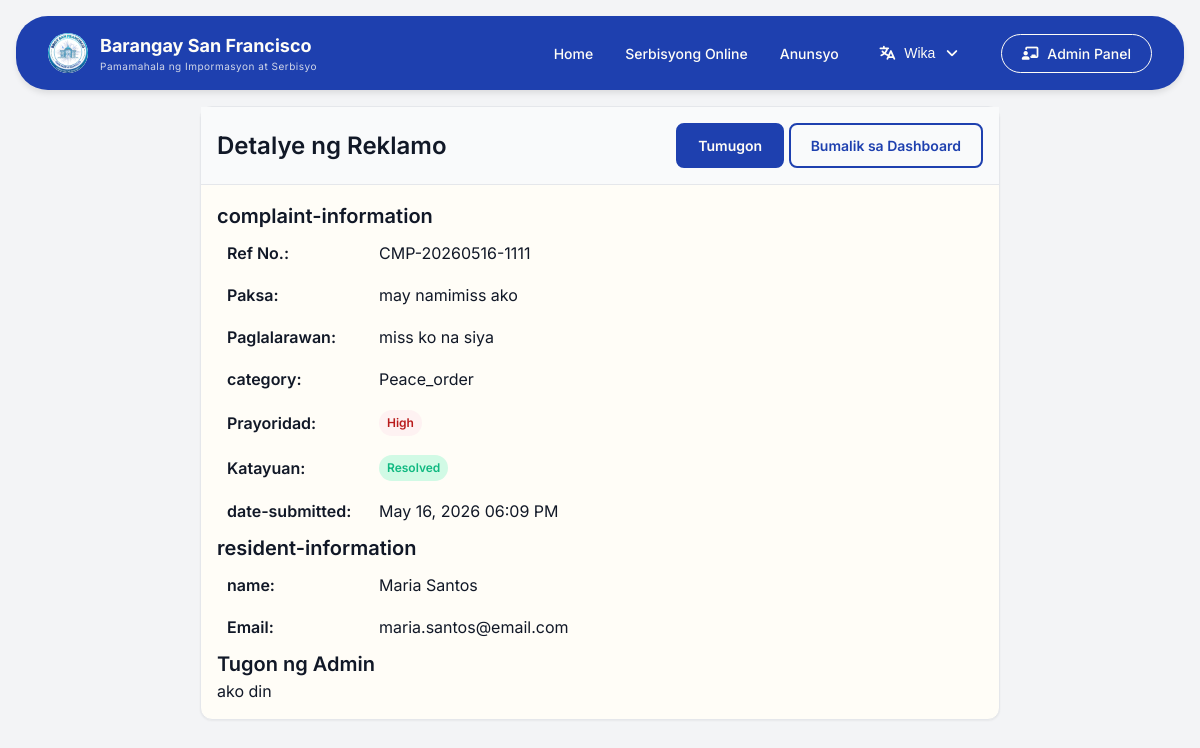
Before: /pages/admin/complaints/show.php?id=1 (signed in) with the older database file.
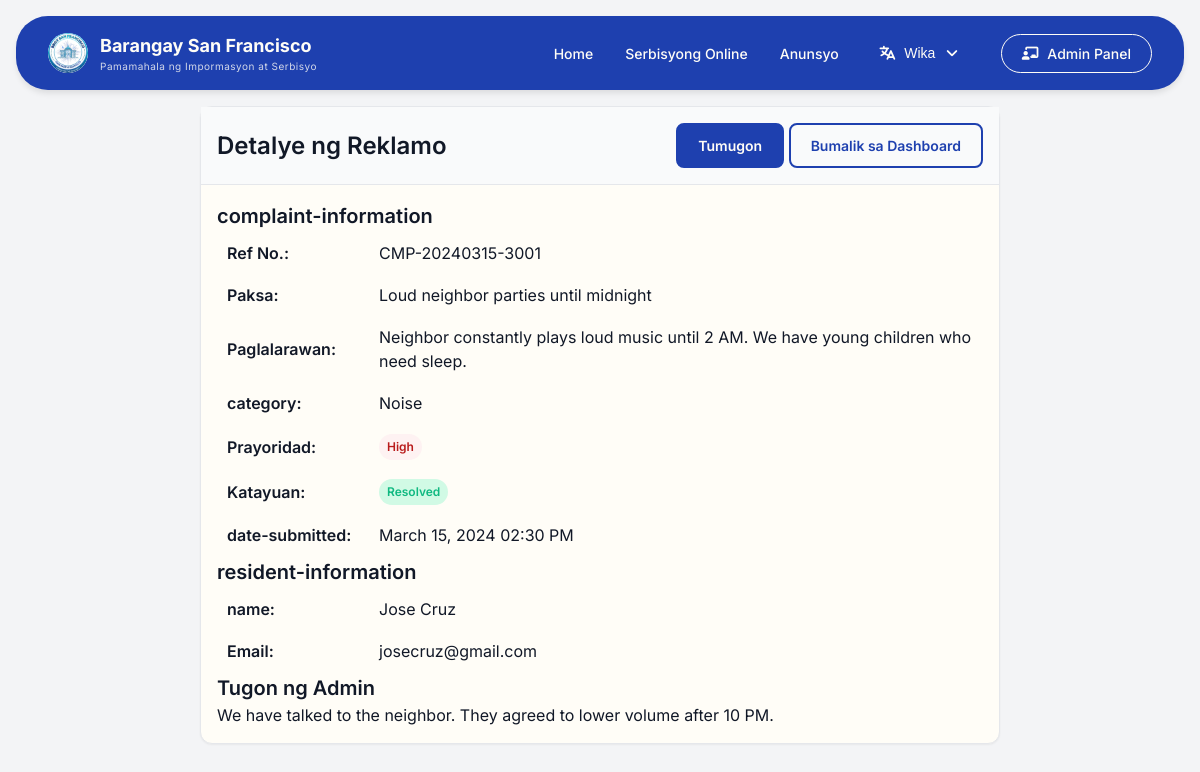
After: the same page with the newer database file.
### tables this page shows
CREATE TABLE IF NOT EXISTS `complaint` (
  `complaint_id` int NOT NULL AUTO_INCREMENT,
  `household_id` int NOT NULL,
  `ref_no` varchar(50) NOT NULL,
  `subject` varchar(200) NOT NULL,
  `description` text NOT NULL,
  `category` enum('noise','waste','peace_order','infrastructure','other') DEFAULT 'other',
  `date_submitted` timestamp NULL DEFAULT CURRENT_TIMESTAMP,
  `status` enum('pending','reviewing','resolved','dismissed') DEFAULT 'pending',
  `priority` enum('low','medium','high') DEFAULT 'medium',
  `admin_response` text,
  PRIMARY KEY (`complaint_id`),
  UNIQUE KEY `ref_no` (`ref_no`),
  KEY `household_id` (`household_id`),
  KEY `idx_complaint_status` (`status`)
);

CREATE TABLE IF NOT EXISTS `resident` (
  `resident_id` int NOT NULL AUTO_INCREMENT,
  `household_id` int NOT NULL,
  `first_name` varchar(50) NOT NULL,
  `last_name` varchar(50) NOT NULL,
  `suffix` varchar(10) DEFAULT NULL,
  `age` int DEFAULT NULL,
  `is_voter` tinyint(1) DEFAULT '0',
  `is_head` tinyint(1) DEFAULT '0',
  `relationship_to_head` varchar(50) DEFAULT NULL,
  `contact_no` varchar(15) DEFAULT NULL,
  PRIMARY KEY (`resident_id`),
  KEY `household_id` (`household_id`)
);

CREATE TABLE IF NOT EXISTS `household` (
  `household_id` int NOT NULL AUTO_INCREMENT,
  `email` varchar(100) NOT NULL,
  `password` varchar(255) NOT NULL,
  `address` text NOT NULL,
  `phase_no` varchar(10) DEFAULT NULL,
  `preferred_language` enum('english','tagalog') DEFAULT 'tagalog',
  `created_at` timestamp NULL DEFAULT CURRENT_TIMESTAMP,
  PRIMARY KEY (`household_id`),
  UNIQUE KEY `email` (`email`),
  KEY `idx_household_email` (`email`)
);

### includes/translations/translations.php (called while the page is built, shortened)
<?php
function __($key) {
    $lang = $_SESSION['lang'] ?? 'tl';
    return $translations[$lang][$key] ?? $key;
}
?>

### includes/core/auth.php (called while the page is built, shortened)
<?php
function isLoggedIn() {
    return isset($_SESSION['household_id']) || isset($_SESSION['admin_id']);
}
function isAdmin() {
    return isset($_SESSION['admin_id']);
}
?>

### pages/admin/complaints/show.php (the view, shortened to what this page needs)
<?php
require_once '../../../includes/core/init.php';
$complaint_id = $_GET['id'] ?? 0;
$sql = "SELECT c.*, h.email, r.first_name, r.last_name
        FROM complaint c
        JOIN household h ON c.household_id = h.household_id
        LEFT JOIN resident r ON h.household_id = r.household_id AND r.is_head = 1
        WHERE c.complaint_id = ?";
$stmt = $conn->prepare($sql);
$stmt->bind_param("i", $complaint_id);
$stmt->execute();
$complaint = $stmt->get_result()->fetch_assoc();
include '../../../includes/layouts/header.php';
?>
<link rel="stylesheet" href="/barangay-residence-system/assets/css/pages/dashboard.css">
<?php include '../../../includes/layouts/navbar.php'; ?>
<main class="container">
    <div class="card detail-container">
        <div class="card-header">
            <h2><?php echo __('complaint-details'); ?></h2>
            <div>
                <a href="/barangay-residence-system/pages/admin/complaints/respond.php?id=<?php echo $complaint['complaint_id']; ?>" class="btn btn-primary"><?php echo __('respond'); ?></a>
                <a href="/barangay-residence-system/pages/dashboard.php" class="btn btn-outline"><?php echo __('back-to-dashboard'); ?></a>
            </div>
        </div>
        <div class="card-body">
            <div class="detail-section">
                <h3><?php echo __('complaint-information'); ?></h3>
                <table class="detail-table">
                    <tr><th><?php echo __('reference-no'); ?>:</th><td><?php echo htmlspecialchars($complaint['ref_no']); ?></td></tr>
                    <tr><th><?php echo __('subject'); ?>:</th><td><?php echo htmlspecialchars($complaint['subject']); ?></td></tr>
                    <tr><th><?php echo __('description'); ?>:</th><td><?php echo nl2br(htmlspecialchars($complaint['description'])); ?></td></tr>
                    <tr><th><?php echo __('category'); ?>:</th><td><?php echo ucfirst($complaint['category']); ?></td></tr>
                    <tr><th><?php echo __('priority'); ?>:</th><td><span class="badge badge-<?php echo $complaint['priority'] == 'high' ? 'red' : ($complaint['priority'] == 'medium' ? 'orange' : 'blue'); ?>"><?php echo ucfirst($complaint['priority']); ?></span></td></tr>
                    <tr><th><?php echo __('status'); ?>:</th><td><span class="badge badge-<?php echo $complaint['status'] == 'resolved' ? 'green' : ($complaint['status'] == 'pending' ? 'orange' : 'blue'); ?>"><?php echo ucfirst($complaint['status']); ?></span></a>
                    <tr><th><?php echo __('date-submitted'); ?>:</th><td><?php echo date('F d, Y h:i A', strtotime($complaint['date_submitted'])); ?></a>
                </table>
            </div>
            <div class="detail-section">
                <h3><?php echo __('resident-information'); ?></h3>
                <table class="detail-table">
                    <tr><th><?php echo __('name'); ?>:</th><td><?php echo htmlspecialchars($complaint['first_name'] . ' ' . $complaint['last_name']); ?></a>
                    <tr><th><?php echo __('email'); ?>:</th><td><?php echo htmlspecialchars($complaint['email']); ?></a>
                </table>
            </div>
            <?php if ($complaint['admin_response']): ?>
            <div class="detail-section">
                <h3><?php echo __('admin-response'); ?></h3>
                <div class="response-box">
                    <p><?php echo nl2br(htmlspecialchars($complaint['admin_response'])); ?></p>
                </div>
            </div>
            <?php endif; ?>
        </div>
    </div>
</main>

### includes/layouts/header.php (shortened to what this page needs)
<!DOCTYPE html>
<html lang="<?php echo $_SESSION['lang'] ?? 'tl'; ?>">
<head>
    <link rel="stylesheet" href="/barangay-residence-system/assets/css/all.css">
    <link rel="stylesheet" href="/barangay-residence-system/assets/css/main.css">
</head>
<body>

### includes/layouts/navbar.php (shortened to what this page needs)
<nav class="navbar">
    <a href="/barangay-residence-system/pages/index.php" class="navbar-logo">
        <div class="navbar-logo-img">
            <img src="/barangay-residence-system/assets/images/logo.png" alt="Logo">
        </div>
        <div>
            <h1>Barangay San Francisco</h1>
            <p><?php echo __('sub-header'); ?></p>
        </div>
    </a>
    <div class="navbar-links">
        <a href="/barangay-residence-system/pages/index.php"><?php echo __('nav-home'); ?></a>
        <a href="/barangay-residence-system/pages/services.php"><?php echo __('nav-services'); ?></a>
        <a href="/barangay-residence-system/pages/announcements.php"><?php echo __('nav-announcements'); ?></a>
        <div class="lang-dropdown">
            <button id="langBtn" class="lang-btn">
                <i class="fas fa-language"></i>
                <span id="currentLangLabel"><?php echo __('language'); ?></span>
                <i id="langArrow" class="fas fa-angle-down"></i>
            </button>
        </div>
        <?php if (isLoggedIn()): ?>
            <?php if (isAdmin()): ?>
                <a href="/barangay-residence-system/pages/dashboard.php" class="btn btn-outline">
                    <i class="fas fa-chalkboard-user"></i> <?php echo __('admin-dashboard'); ?>
                </a>
            <?php else: ?>
                <a href="/barangay-residence-system/pages/user.php" class="btn btn-outline">
                    <i class="fa-solid fa-user"></i> <?php echo __('my-dashboard'); ?>
                </a>
            <?php endif; ?>
        <?php else: ?>
            <a href="/barangay-residence-system/pages/login.php" class="btn btn-outline">
                <i class="fas fa-sign-in-alt"></i> <?php echo __('login'); ?>
            </a>
        <?php endif; ?>
    </div>
</nav>

### assets/css/pages/dashboard.css (style rules this page uses)
.container { padding: 1rem; }
.detail-table { width: 100%; }
.detail-table th { width: 150px; text-align: left; padding: 0.5rem; font-weight: 600; }
.detail-table td { padding: 0.5rem; }
.detail-container { max-width: 800px; margin: 0 auto; }

### assets/css/base/variables.css (style rules this page uses)
:root { --primary-blue: #1e40af; --primary-blue-dark: #1e3a8a; --primary-blue-light: #3b82f6; --primary-blue-50: #eff6ff; --white: #fffdf7; --gray-50: #f9fafb; --gray-100: #f3f4f6; --gray-200: #e5e7eb; --gray-300: #d1d5db; --gray-400: #9ca3af; --gray-500: #6b7280; --gray-600: #4b5563; --gray-700: #374151; --gray-800: #1f2937; --gray-900: #111827; --error-red: #b91c1c; --error-red-light: #fef2f2; --success-green: #10b981; --success-green-light: #d1fae5; --warning-orange: #f59e0b; --warning-orange-light: #fffbeb; --shadow-sm: 0 1px 2px 0 rgba(0, 0, 0, 0.05); --shadow-md: 0 4px 6px -1px rgba(0, 0, 0, 0.1); --shadow-lg: 0 10px 15px -3px rgba(0, 0, 0, 0.1); --shadow-xl: 0 20px 25px -5px rgba(0, 0, 0, 0.1); --radius-sm: 0.375rem; --radius-md: 0.5rem; --radius-lg: 0.75rem; --radius-xl: 1rem; }

### assets/css/base/typography.css (style rules this page uses)
h1 { font-size: 2rem; font-weight: 700; }
h2 { font-size: 1.5rem; font-weight: 600; }
h3 { font-size: 1.25rem; font-weight: 600; }

### assets/css/components/buttons.css (style rules this page uses)
.btn { display: inline-block; padding: 0.625rem 1.25rem; border-radius: var(--radius-md); font-weight: 600; font-size: 0.875rem; cursor: pointer; transition: all 0.3s ease; border: none; text-align: center; }
.btn-primary { background-color: var(--primary-blue); border: 2px solid var(--primary-blue); color: var(--white); }
.btn-outline { background-color: transparent; border: 2px solid var(--primary-blue); color: var(--primary-blue); }

### assets/css/components/cards.css (style rules this page uses)
.card { background-color: var(--white); border-radius: var(--radius-lg); box-shadow: var(--shadow-sm); border: 1px solid var(--gray-200); transition: all 0.3s ease; }
.card-header { padding: 1rem; border-bottom: 1px solid var(--gray-200); background-color: var(--gray-50); display: flex; justify-content: space-between; align-items: center; }
.card-body { padding: 1rem; }

### assets/css/components/badges.css (style rules this page uses)
.badge { display: inline-block; padding: 0.25rem 0.5rem; border-radius: 9999px; font-size: 0.75rem; font-weight: 600; }
.badge-green { background-color: var(--success-green-light); color: var(--success-green); }
.badge-red { background-color: var(--error-red-light); color: var(--error-red); }

### assets/css/sections/navbar.css (style rules this page uses)
.navbar { background-color: var(--primary-blue); color: var(--white); padding: 1rem 2rem; display: flex; align-items: center; justify-content: space-between; box-shadow: var(--shadow-md); position: sticky; top: 1rem; z-index: 50; margin: 1rem; border-radius: 2rem; margin-top: 0; }
.navbar-logo { display: flex; align-items: center; gap: 0.75rem; text-decoration: none; color: var(--white); }
.navbar-logo-img { width: 2.5rem; height: 2.5rem; background: var(--white); border-radius: 50%; display: flex; align-items: center; justify-content: center; overflow: hidden; }
.navbar-logo-img img { width: 100%; height: 100%; object-fit: cover; }
.navbar-logo h1 { font-size: 1.125rem; font-weight: bold; }
.navbar-logo p { font-size: 0.625rem; opacity: 0.8; letter-spacing: 0.05em; }
.navbar-links { display: flex; align-items: center; gap: 2rem; }
.navbar-links a { color: var(--white); font-size: 0.875rem; font-weight: 500; text-decoration: none; transition: opacity 0.2s; }
.navbar-links .btn { padding: 0.5rem 1.25rem; border-radius: 2rem; font-size: 0.875rem; display: flex; align-items: center; gap: 0.5rem; transition: all 0.3s ease; text-decoration: none; }
.navbar-links .btn-outline { background-color: transparent; border: 1px solid var(--white); color: var(--white); }
.lang-dropdown { position: relative; }
.lang-btn { display: flex; align-items: center; gap: 0.5rem; background: none; border: none; color: var(--white); cursor: pointer; font-size: 0.875rem; padding: 0.5rem; }
#langArrow { transition: transform 0.3s ease; }

Changed rows visible on the page:
changed complaint "High": ref_no "CMP-20260516-1111" → "CMP-20240315-3001"; subject "may namimiss ako" → "Loud neighbor parties until midnight"; description "miss ko na siya" → "Neighbor constantly plays loud music until 2 AM. We have young children who need sleep."; category "Peace_order" → "Noise"; date_submitted "May 16, 2026 06:09 PM" → "March 15, 2024 02:30 PM"; resident.first_name+last_name "Maria Santos" → "Jose Cruz"; household.email "maria.santos@email.com" → "josecruz@gmail.com"; admin_response "ako din" → "We have talked to the neighbor. They agreed to lower volume after 10 PM."
